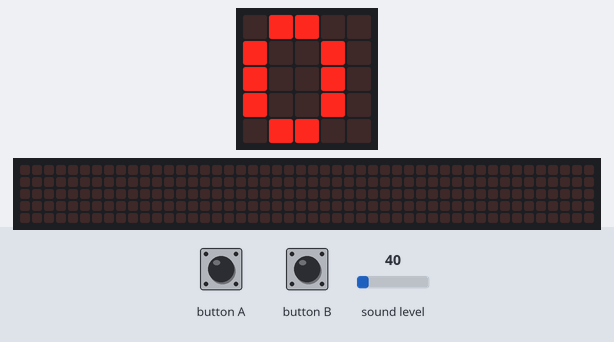
Simulated run of this program. Board: BBC micro:bit (MakeCode). Shown: the board's 5×5 LED display, a strip that is not on the board, showing the scrolling text unrolled. Inputs (shaded band) come from the test bench; at power-on: sound level 40. The 48×5 strip is a reading aid, not a part: it shows the text the display is scrolling, unrolled, one strip-width of it at a time.

Above: at 1.2 s.
1.3 s: sound level set to 128
At 2.4 s:
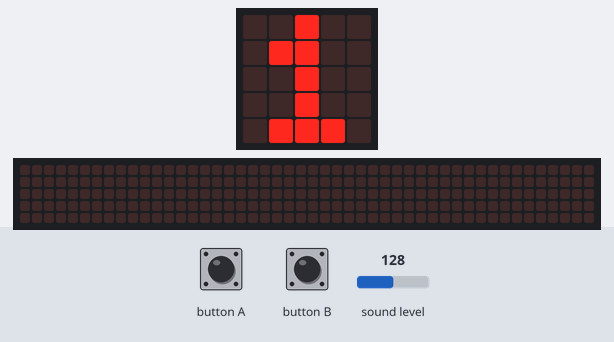
4.1 s: button B pressed for 0.15 s
At 5.0 s:
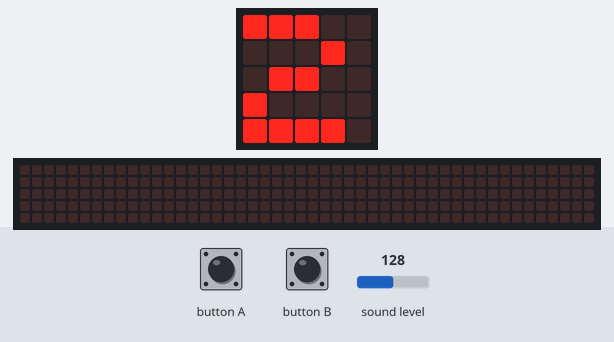
7.5 s: sound level set to 104
11.3 s: sound level set to 97
12.8 s: sound level set to 191
At 13.12 s:
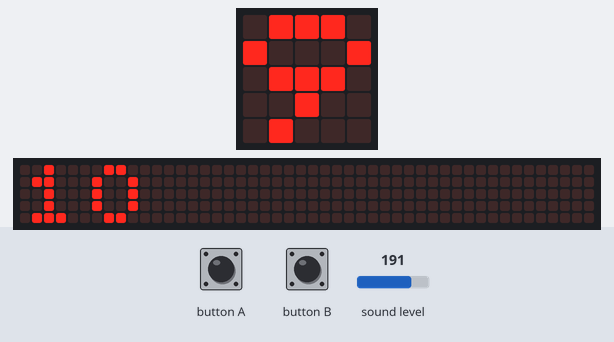
15.0 s: button A pressed for 0.15 s
At 16.57 s:
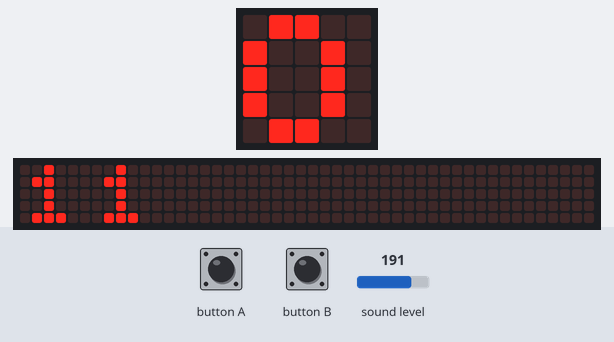
Timing chart, 0 to 16.7 s (numbered marks = the images above; inputs shaded):
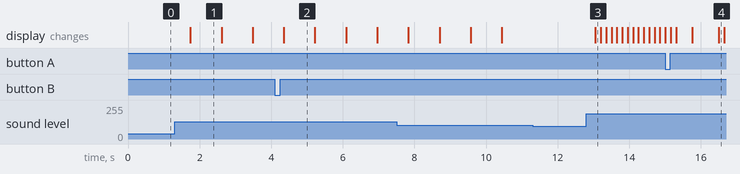

The program:

main.ts
```typescript
let Ruido = 0
input.onButtonPressed(Button.A, function () {
    let ruido_alto = 0
    basic.showString("" + (ruido_alto))
})
input.onButtonPressed(Button.B, function () {
    Ruido = 1
})
basic.forever(function () {
    if (input.soundLevel() > 100) {
        Ruido += 1
    }
    basic.showString("" + (Ruido))
    basic.pause(100)
})
```

test.ts
```typescript
// testes vão aqui; isto não será compilado quando este pacote for usado como uma extensão.
```

Measured:
- after the input at 1.3 s, the display: changes after 0.44 s (image 1)
- after the input at 11.3 s, every drawn part: stays the same
- after the input at 12.8 s, the display: changes after 0.25 s (image 3)
- what the display in image 1 shows lasts 0.9 s, from 1.7 s to 2.6 s
